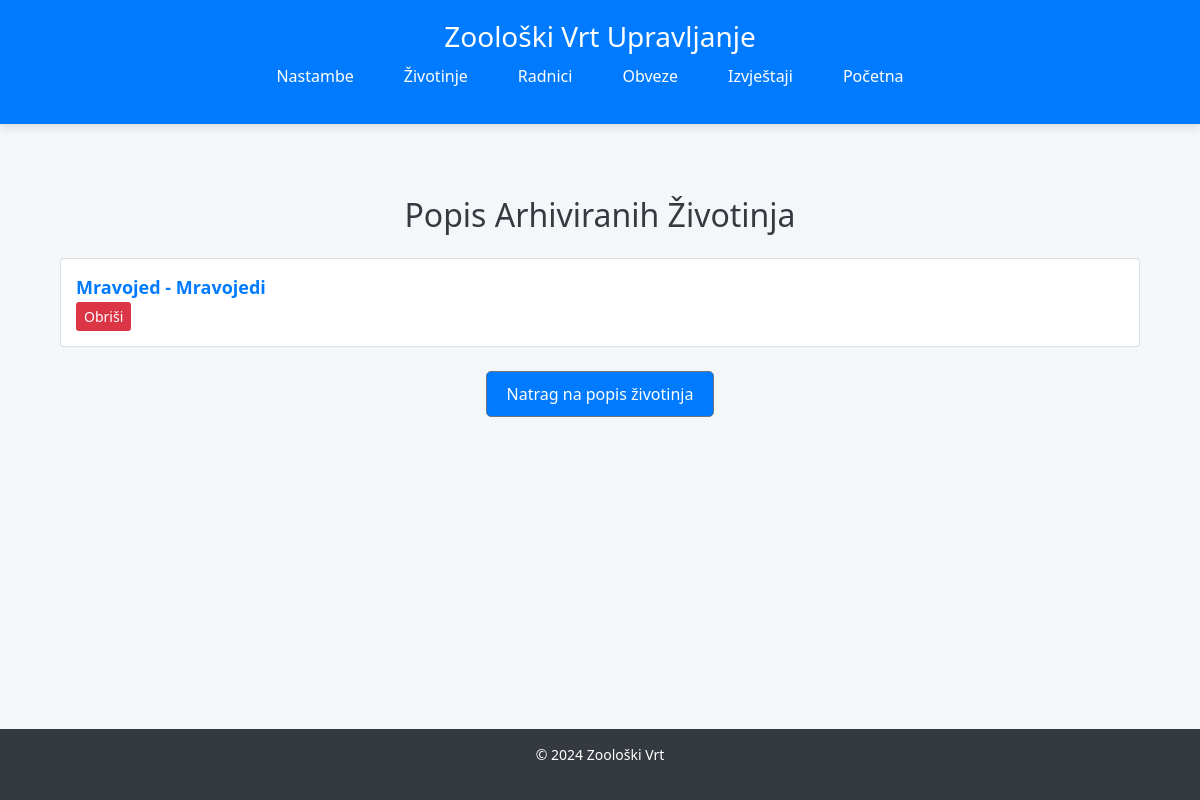
/zooloski/zivotinje/arhivirane, run on an earlier commit of the app's database.
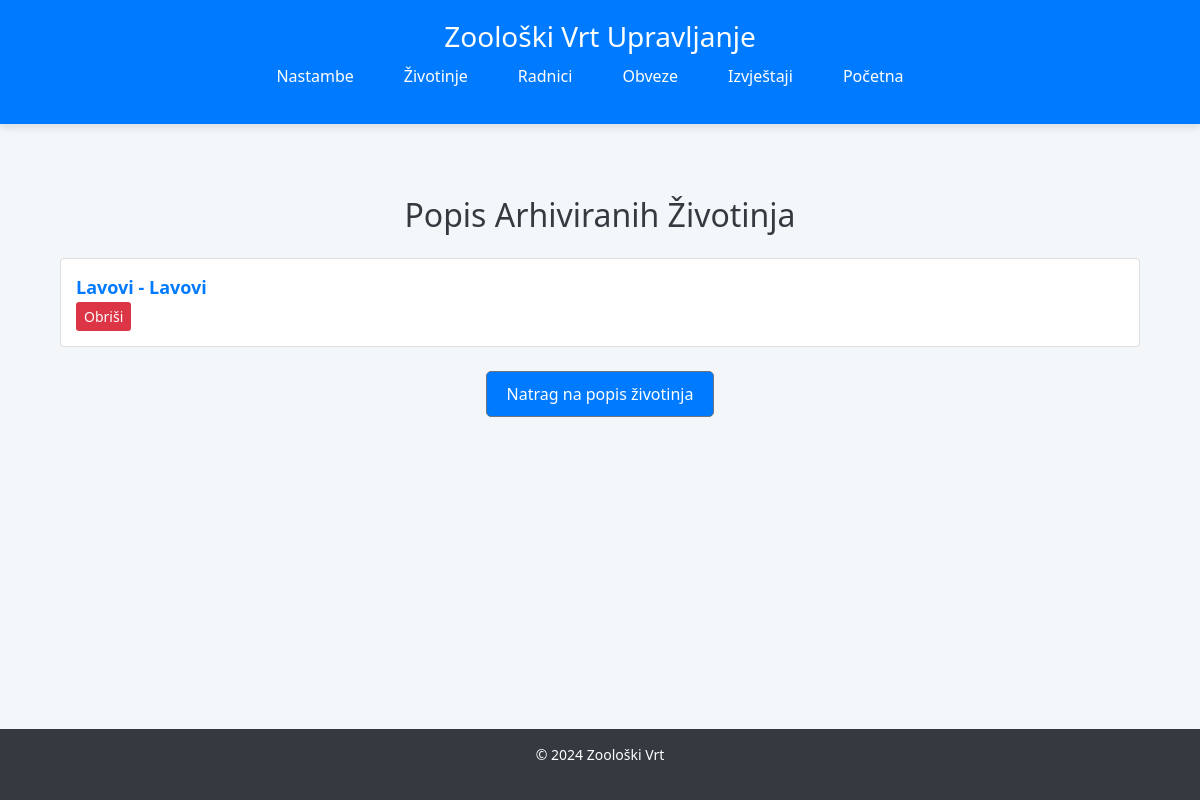
And on a later commit of the database.
### Zooloski/models.py (models this page shows, shortened)
class Zivotinja(models.Model):
    class Meta:
        verbose_name = "Zivotinja"
        verbose_name_plural = "Zivotinje"
    hrvatski_naziv = models.CharField(max_length=255)
    latinski_naziv = models.CharField(max_length=255)
    engleski_naziv = models.CharField(max_length=255)
    ime = models.CharField(max_length=255, blank=True, null=True)
    broj = models.IntegerField(blank=True, null=True)  # for group animals
    nastamba = models.ForeignKey(Nastamba, on_delete=models.SET_NULL, null=True)
    porijeklo = models.CharField(max_length=50, choices=[
        ('Kupovina', 'Kupovina'),
        ('Donacija', 'Donacija'),
        ('Rođenje', 'Rođenje'),
    ])
    datum_nastanka = models.DateField()
    arhiviran = models.BooleanField(default=False)  # for archived animals (dead)

### Zooloski/views.py (the view)
# urls.py: path('zivotinje/arhivirane',views.arhivirane_zivotinje,name='arhivirane_zivotinje'),
def arhivirane_zivotinje(request):
    arhivirane = Zivotinja.objects.filter(arhiviran=True)
    return render(request, 'arhivirane_zivotinje.html', {'arhivirane': arhivirane})

### Zooloski/templates/arhivirane_zivotinje.html (shortened to what this page needs)
{% extends 'base.html' %}
{% block content %}
<div class="container mt-5">
    <h2 class="text-center mb-4">Popis Arhiviranih Životinja</h2>
    {% if arhivirane %}
    <ul class="list-group">
        {% for zivotinja in arhivirane %}
        <li class="list-group-item">
            <a href="{% url 'zivotinja_detail' zivotinja.id %}" class="zivotinja-link">
                {{ zivotinja.hrvatski_naziv }} - {{ zivotinja.ime }}
            </a>
            <form method="POST" action="{% url 'zivotinja_delete' zivotinja.id %}">
                <button type="submit" class="btn btn-danger btn-sm">Obriši</button>
            </form>
        </li>
        {% endfor %}
    </ul>
    {% else %}
    <p class="text-center">Nema arhiviranih životinja.</p>
    {% endif %}
    <div class="text-center mt-4">
        <a href="{% url 'zivotinja_list' %}" class="btn btn-secondary">Natrag na popis životinja</a>
    </div>
</div>
{% endblock %}

What changed in the data, as far as the page shows it:
removed Zivotinja: hrvatski_naziv "Mravojed", ime "Mravojedi"
now on this page (row edited): Zivotinja: hrvatski_naziv "Lavovi", ime "Lavovi"
